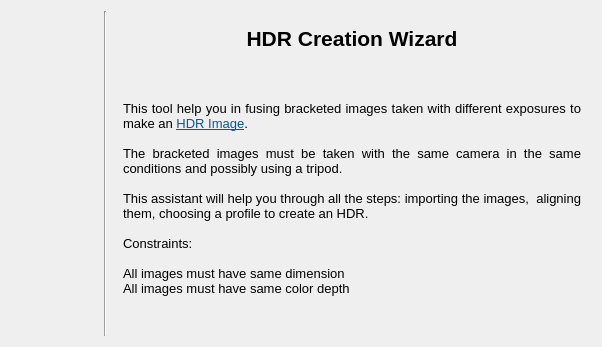
       <widget class="QWidget" name="page">
        <layout class="QGridLayout" name="gridLayout_13">
         <item row="0" column="0">
          <layout class="QHBoxLayout" name="horizontalLayout_12">
           <item>
            <layout class="QVBoxLayout" name="verticalLayout_10">
             <item>
              <widget class="QLabel" name="camera_label">
               <property name="text">
                <string/>
               </property>
               <property name="pixmap">
                <pixmap resource="../icons.qrc">:/splash/images/camera.png</pixmap>
               </property>
              </widget>
             </item>
             <item>
              <layout class="QHBoxLayout" name="horizontalLayout_11">
               <item>
                <spacer name="horizontalSpacer_8">
                 <property name="orientation">
                  <enum>Qt::Horizontal</enum>
                 </property>
                 <property name="sizeHint" stdset="0">
                  <size>
                   <width>40</width>
                   <height>20</height>
                  </size>
                 </property>
                </spacer>
               </item>
               <item>
                <widget class="QLabel" name="stack_label">
                 <property name="text">
                  <string/>
                 </property>
                 <property name="pixmap">
                  <pixmap resource="../icons.qrc">:/splash/images/stack.png</pixmap>
                 </property>
                </widget>
               </item>
               <item>
                <spacer name="horizontalSpacer_9">
                 <property name="orientation">
                  <enum>Qt::Horizontal</enum>
                 </property>
                 <property name="sizeHint" stdset="0">
                  <size>
                   <width>40</width>
                   <height>20</height>
                  </size>
                 </property>
                </spacer>
               </item>
              </layout>
             </item>
            </layout>
           </item>
           <item>
            <widget class="Line" name="line_3">
             <property name="orientation">
              <enum>Qt::Vertical</enum>
             </property>
            </widget>
           </item>
           <item>
            <layout class="QVBoxLayout" name="verticalLayout_8">
             <item>
              <layout class="QHBoxLayout" name="horizontalLayout_10">
               <item>
                <spacer name="horizontalSpacer_10">
                 <property name="orientation">
                  <enum>Qt::Horizontal</enum>
                 </property>
                 <property name="sizeType">
                  <enum>QSizePolicy::Fixed</enum>
                 </property>
                 <property name="sizeHint" stdset="0">
                  <size>
                   <width>10</width>
                   <height>20</height>
                  </size>
                 </property>
                </spacer>
               </item>
               <item>
                <widget class="QLabel" name="label_5">
                 <property name="text">
                  <string>&lt;!DOCTYPE HTML PUBLIC &quot;-//W3C//DTD HTML 4.0//EN&quot; &quot;http://www.w3.org/TR/REC-html40/strict.dtd&quot;&gt;
&lt;html&gt;&lt;head&gt;&lt;meta name=&quot;qrichtext&quot; content=&quot;1&quot; /&gt;&lt;style type=&quot;text/css&quot;&gt;
p, li { white-space: pre-wrap; }
&lt;/style&gt;&lt;/head&gt;&lt;body style=&quot; font-family:'Sans Serif'; font-size:10pt; font-weight:400; font-style:normal;&quot;&gt;
&lt;p align=&quot;center&quot; style=&quot;-qt-paragraph-type:empty; margin-top:0px; margin-bottom:0px; margin-left:0px; margin-right:0px; -qt-block-indent:0; text-indent:0px;&quot;&gt;&lt;/p&gt;
&lt;p align=&quot;center&quot; style=&quot; margin-top:0px; margin-bottom:0px; margin-left:0px; margin-right:0px; -qt-block-indent:0; text-indent:0px;&quot;&gt;&lt;span style=&quot; font-size:16pt; font-weight:600;&quot;&gt;HDR Creation Wizard&lt;/span&gt;&lt;/p&gt;
&lt;p align=&quot;center&quot; style=&quot;-qt-paragraph-type:empty; margin-top:0px; margin-bottom:0px; margin-left:0px; margin-right:0px; -qt-block-indent:0; text-indent:0px; font-size:16pt; font-weight:600;&quot;&gt;&lt;/p&gt;
&lt;p align=&quot;center&quot; style=&quot;-qt-paragraph-type:empty; margin-top:0px; margin-bottom:0px; margin-left:0px; margin-right:0px; -qt-block-indent:0; text-indent:0px; font-size:16pt; font-weight:600;&quot;&gt;&lt;/p&gt;
&lt;p align=&quot;justify&quot; style=&quot; margin-top:0px; margin-bottom:0px; margin-left:0px; margin-right:0px; -qt-block-indent:0; text-indent:0px;&quot;&gt;This tool help you in fusing bracketed images taken with different exposures to make an &lt;a href=&quot;http://en.wikipedia.org/wiki/High_Dynamic_Range&quot;&gt;&lt;span style=&quot; text-decoration: underline; color:#0057ae;&quot;&gt;HDR Image&lt;/span&gt;&lt;/a&gt;. &lt;/p&gt;
&lt;p align=&quot;justify&quot; style=&quot;-qt-paragraph-type:empty; margin-top:0px; margin-bottom:0px; margin-left:0px; margin-right:0px; -qt-block-indent:0; text-indent:0px;&quot;&gt;&lt;/p&gt;
&lt;p align=&quot;justify&quot; style=&quot; margin-top:0px; margin-bottom:0px; margin-left:0px; margin-right:0px; -qt-block-indent:0; text-indent:0px;&quot;&gt;The bracketed images must be taken with the same camera in the same conditions and possibly using a tripod.&lt;/p&gt;
&lt;p align=&quot;justify&quot; style=&quot;-qt-paragraph-type:empty; margin-top:0px; margin-bottom:0px; margin-left:0px; margin-right:0px; -qt-block-indent:0; text-indent:0px;&quot;&gt;&lt;/p&gt;
&lt;p align=&quot;justify&quot; style=&quot; margin-top:0px; margin-bottom:0px; margin-left:0px; margin-right:0px; -qt-block-indent:0; text-indent:0px;&quot;&gt;This assistant will help you through all the steps: importing the images,  aligning them, choosing a profile to create an HDR.&lt;/p&gt;
&lt;p align=&quot;justify&quot; style=&quot;-qt-paragraph-type:empty; margin-top:0px; margin-bottom:0px; margin-left:0px; margin-right:0px; -qt-block-indent:0; text-indent:0px;&quot;&gt;&lt;/p&gt;
&lt;p align=&quot;justify&quot; style=&quot; margin-top:0px; margin-bottom:0px; margin-left:0px; margin-right:0px; -qt-block-indent:0; text-indent:0px;&quot;&gt;Constraints:&lt;/p&gt;
&lt;p align=&quot;justify&quot; style=&quot;-qt-paragraph-type:empty; margin-top:0px; margin-bottom:0px; margin-left:0px; margin-right:0px; -qt-block-indent:0; text-indent:0px;&quot;&gt;&lt;/p&gt;
&lt;p align=&quot;justify&quot; style=&quot; margin-top:0px; margin-bottom:0px; margin-left:0px; margin-right:0px; -qt-block-indent:0; text-indent:0px;&quot;&gt;All images must have same dimension&lt;/p&gt;
&lt;p align=&quot;justify&quot; style=&quot; margin-top:0px; margin-bottom:0px; margin-left:0px; margin-right:0px; -qt-block-indent:0; text-indent:0px;&quot;&gt;All images must have same color depth&lt;/p&gt;&lt;/body&gt;&lt;/html&gt;</string>
                 </property>
                 <property name="alignment">
                  <set>Qt::AlignLeading|Qt::AlignLeft|Qt::AlignTop</set>
                 </property>
                 <property name="wordWrap">
                  <bool>true</bool>
                 </property>
                 <property name="openExternalLinks">
                  <bool>true</bool>
                 </property>
                </widget>
               </item>
               <item>
                <spacer name="horizontalSpacer_11">
                 <property name="orientation">
                  <enum>Qt::Horizontal</enum>
                 </property>
                 <property name="sizeType">
                  <enum>QSizePolicy::Fixed</enum>
                 </property>
                 <property name="sizeHint" stdset="0">
                  <size>
                   <width>10</width>
                   <height>20</height>
                  </size>
                 </property>
                </spacer>
               </item>
              </layout>
             </item>
             <item>
              <spacer name="verticalSpacer_3">
               <property name="orientation">
                <enum>Qt::Vertical</enum>
               </property>
               <property name="sizeHint" stdset="0">
                <size>
                 <width>20</width>
                 <height>40</height>
                </size>
               </property>
              </spacer>
             </item>
            </layout>
           </item>
          </layout>
         </item>
        </layout>
       </widget>
